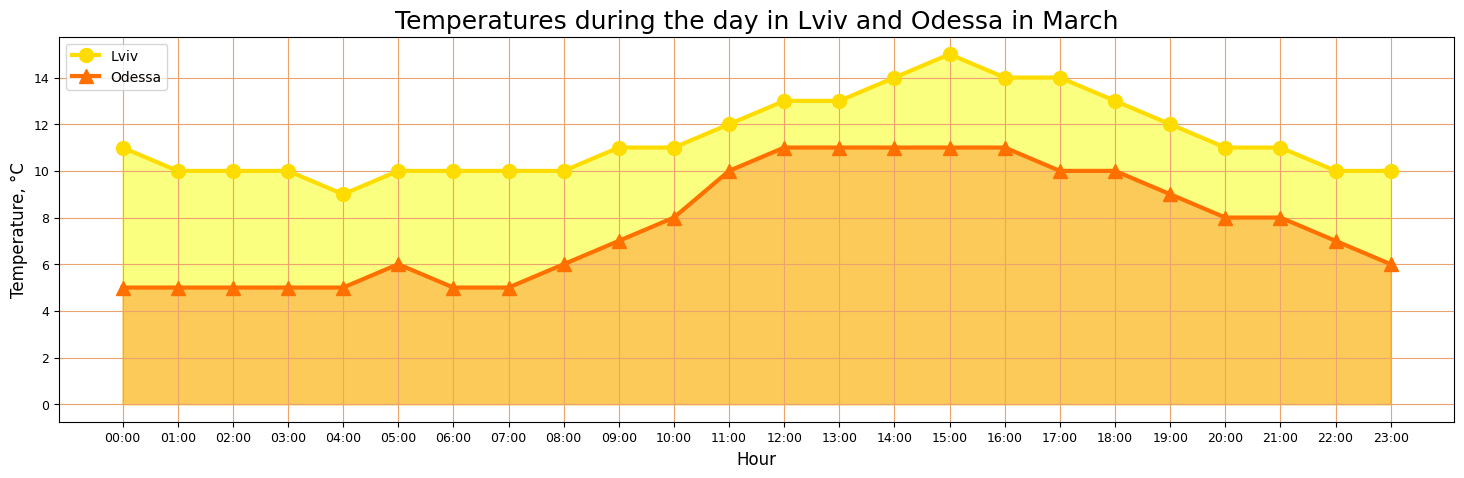

Here is the Python script that generated this plot:
"""
Practicing with matplotlib.
Temperatures during the day in Lviv and Odessa in March.
"""

import matplotlib.pyplot as plt 

#Hours
x = ['00:00', '01:00', '02:00', '03:00', '04:00', '05:00', '06:00', '07:00', '08:00', '09:00', '10:00','11:00',
 '12:00', '13:00', '14:00', '15:00', '16:00', '17:00', '18:00', '19:00', '20:00', '21:00', '22:00', '23:00']

#Lviv
y1 = [11, 10, 10, 10, 9, 10, 10, 10, 10, 11, 11, 12, 13, 13, 14, 15, 14, 14, 13, 12, 11, 11, 10, 10]

#Odessa
y2 = [5, 5, 5, 5, 5, 6, 5, 5, 6, 7, 8, 10, 11, 11, 11, 11, 11, 10, 10, 9, 8, 8, 7, 6]

plt.figure(figsize=(18,5))

plt.plot(x, y1, 'o-', c= '#FFDC00', label='Lviv', lw=3, ms=10)
plt.fill_between(x, y1, color='#F8FF00', alpha=0.5)

plt.plot(x, y2, '^-', c='#FF7000', label='Odessa', lw=3, ms=10)
plt.fill_between(x, y2, color='#FF5100', alpha=0.3)

plt.title('Temperatures during the day in Lviv and Odessa in March', fontsize=18)

plt.xlabel('Hour', fontsize=12)
plt.ylabel('Temperature, °C', fontsize=12)

plt.grid()

plt.tick_params(axis='both', labelsize=9, grid_color='#ECA36E')
plt.legend(loc='upper left')

plt.savefig('Temperatures.png', bbox_inches='tight')
plt.show()